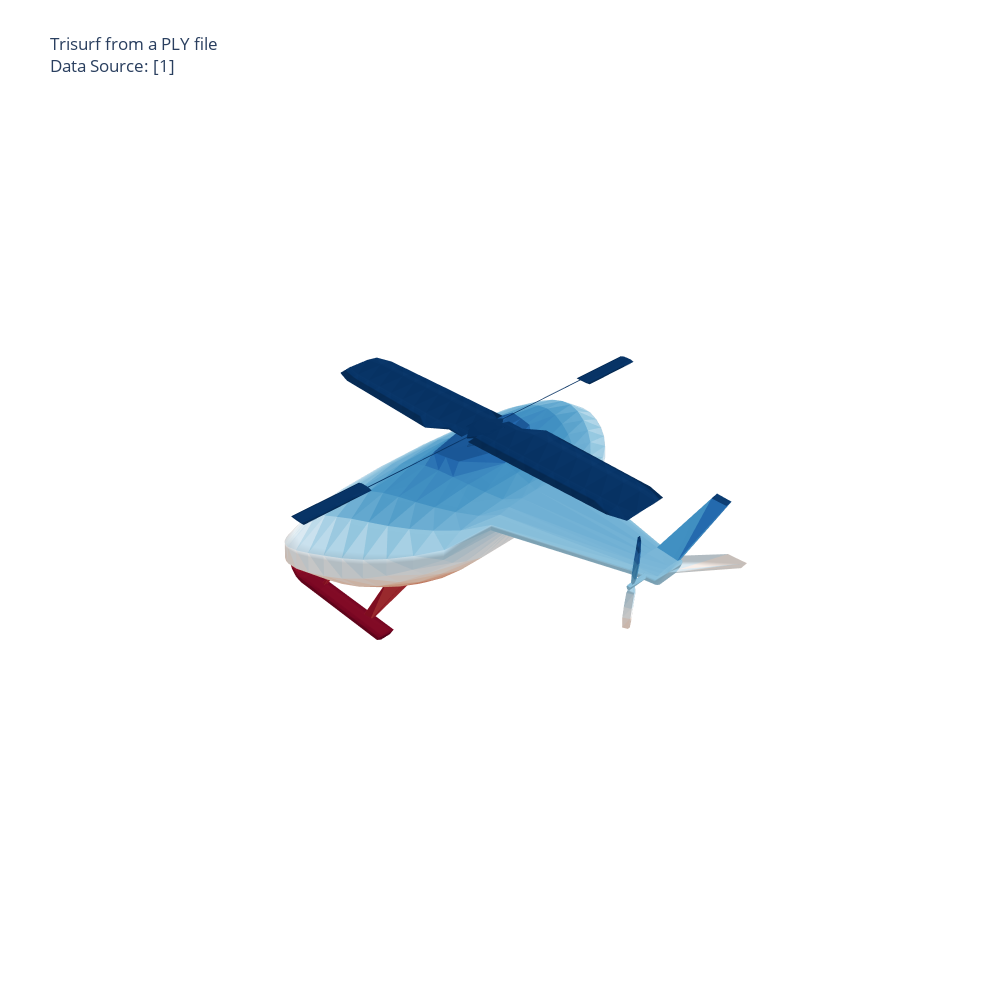

Notebook code cell kept with this figure:
### Code cell
data3=plotly_trisurf(x,y,z, faces, colormap=cm.RdBu, plot_edges=None)

title="Trisurf from a PLY file<br>"+\
                "Data Source:<a href='http://people.sc.fsu.edu/~jburkardt/data/ply/airplane.ply'> [1]</a>"

noaxis=dict(showbackground=False,
            showline=False,
            zeroline=False,
            showgrid=False,
            showticklabels=False,
            title=''
          )

fig3 = go.Figure(data=data3, layout=layout)
fig3['layout'].update(dict(title=title,
                           width=1000,
                           height=1000,
                           scene=dict(xaxis=noaxis,
                                      yaxis=noaxis,
                                      zaxis=noaxis,
                                      aspectratio=dict(x=1, y=1, z=0.4),
                                      camera=dict(eye=dict(x=1.25, y=1.25, z= 1.25)
                                     )
                           )
                     ))

from plotly.offline import download_plotlyjs, init_notebook_mode,  iplot
init_notebook_mode(connected=True)
#py.iplot(fig3, filename='Chopper-Ply-cls')
iplot(fig3, filename='Chopper-Ply-cls')

### Figure 1 — Plotly figure (JSON) as saved in the notebook; plotly's stock layout.template omitted (floating-point values rounded to 4 significant figures; data arrays with more than 128 entries replaced by an {"elided": "..."} marker saying what was removed)
{"data": [{"facecolor": {"elided": "2094 str values"}, "i": {"elided": "2094 int values"}, "j": {"elided": "2094 int values"}, "k": {"elided": "2094 int values"}, "name": "", "type": "mesh3d", "x": {"elided": "1066 float values"}, "y": {"elided": "1066 float values"}, "z": {"elided": "1066 float values"}}], "layout": {"height": 1000, "scene": {"aspectratio": {"x": 1, "y": 1, "z": 0.4}, "camera": {"eye": {"x": 1.25, "y": 1.25, "z": 1.25}}, "xaxis": {"backgroundcolor": "rgb(230, 230,230)", "gridcolor": "rgb(255, 255, 255)", "showbackground": false, "showgrid": false, "showline": false, "showticklabels": false, "title": {"text": ""}, "zeroline": false, "zerolinecolor": "rgb(255, 255, 255)"}, "yaxis": {"backgroundcolor": "rgb(230, 230,230)", "gridcolor": "rgb(255, 255, 255)", "showbackground": false, "showgrid": false, "showline": false, "showticklabels": false, "title": {"text": ""}, "zeroline": false, "zerolinecolor": "rgb(255, 255, 255)"}, "zaxis": {"backgroundcolor": "rgb(230, 230,230)", "gridcolor": "rgb(255, 255, 255)", "showbackground": false, "showgrid": false, "showline": false, "showticklabels": false, "title": {"text": ""}, "zeroline": false, "zerolinecolor": "rgb(255, 255, 255)"}}, "title": {"text": "Trisurf from a PLY file<br>Data Source:<a href='http://people.sc.fsu.edu/~jburkardt/data/ply/airplane.ply'> [1]</a>"}, "width": 1000}}
